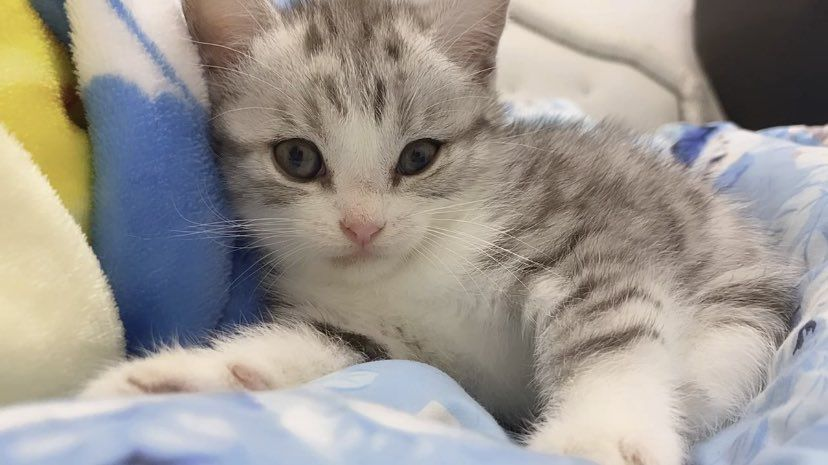
#> input picture test/mii2.jpeg, 828 x 465 px
$ python Lab1_1_1.py
#> lines starting #> are read from the running program, lines starting #| are printed output that depends on the picture
import cv2
import matplotlib.pyplot as plt


image = cv2.imread('mii2.jpeg')
#> image is the input picture: shape (465, 828, 3); mean B, G, R 144.8, 151.3, 156.9

rgb_image = cv2.cvtColor(image, cv2.COLOR_BGR2RGB)
hsv_image = cv2.cvtColor(image, cv2.COLOR_RGB2HSV)
#> hsv_image: shape (465, 828, 3); mean H, S, V 82.6, 48.5, 165.6
hls_image = cv2.cvtColor(image, cv2.COLOR_RGB2HLS)
#> hls_image: shape (465, 828, 3); mean of channels 0, 1, 2 82.6, 151, 50.1
ycrcb_image = cv2.cvtColor(image, cv2.COLOR_RGB2YCrCb)
#> ycrcb_image: shape (465, 828, 3); mean of channels 0, 1, 2 150, 124.3, 131.9
gray_image = cv2.cvtColor(image, cv2.COLOR_RGB2GRAY)
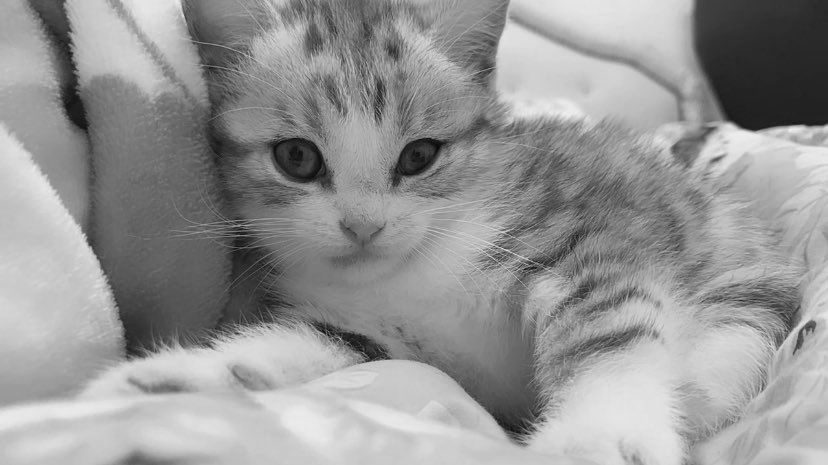
#> gray_image: shape (465, 828); min 6, max 241, mean 150


print(image.shape)
#| (465, 828, 3)

plt.figure(figsize=(15, 10))


plt.subplot(2, 4, 1)
plt.imshow(image)
plt.title('BGR')

plt.subplot(2, 4, 2)
plt.imshow(image[:,:,0],cmap='gray')
plt.title('B')


plt.subplot(2, 4, 3)
plt.imshow(image[:,:,1],cmap='gray')
plt.title('G')


plt.subplot(2, 4, 4)
plt.imshow(image[:,:,2],cmap='gray')
plt.title('R')


plt.subplot(2, 4, 5)
plt.imshow(rgb_image)
plt.title('RGB')

plt.subplot(2, 4, 6)
plt.imshow(rgb_image[:,:,0],cmap='gray')
plt.title('R')


plt.subplot(2, 4, 7)
plt.imshow(rgb_image[:,:,1],cmap='gray')
plt.title('G')


plt.subplot(2, 4, 8)
plt.imshow(rgb_image[:,:,2],cmap='gray')
plt.title('B')


plt.show()
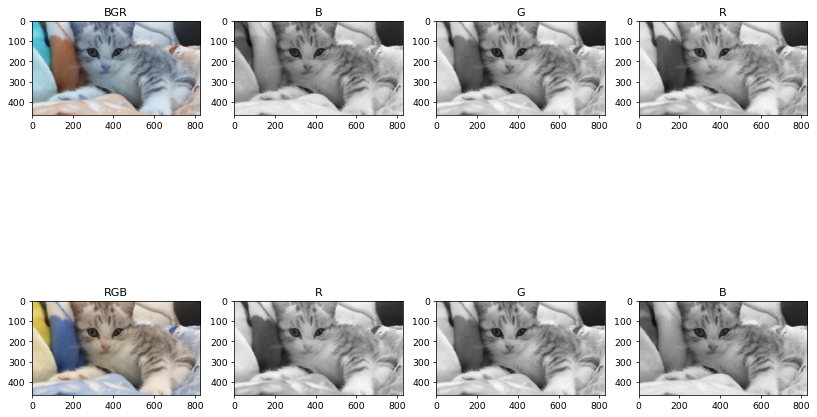
#> figure drawn by matplotlib, 8 panels; B, G, R data is drawn as R, G, B
